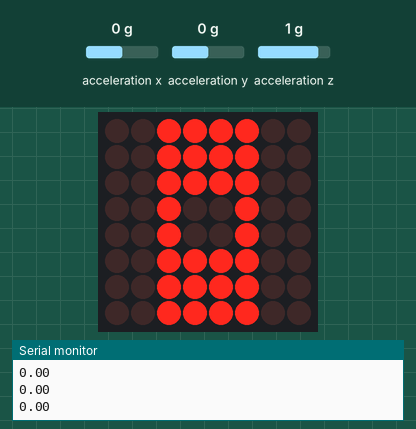
Recording of a sketch running on a simulated Arduino Uno, built with avr-gcc and run on an emulated ATmega328P. On the bench: 8×8 LED matrix, the last lines printed to the serial monitor. The test bench sets the inputs (shaded band); at power-on: acceleration x 0 g, acceleration z 1 g, acceleration y 0 g.

Above: at 1.2 s.
1.3 s: acceleration x set to -1.4 g
At 2.4 s:
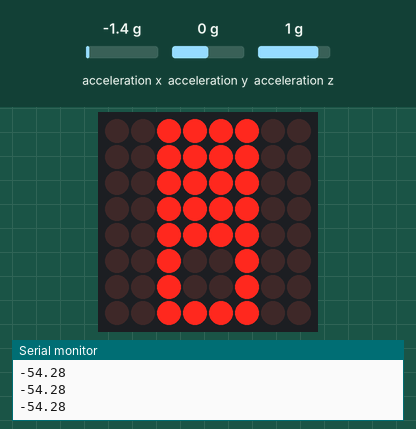
2.8 s: acceleration z set to -1.4 g
At 3.5 s:
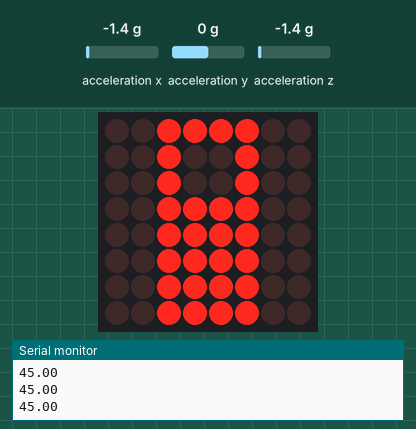
4.3 s: acceleration z set to 0 g
At 5.2 s:
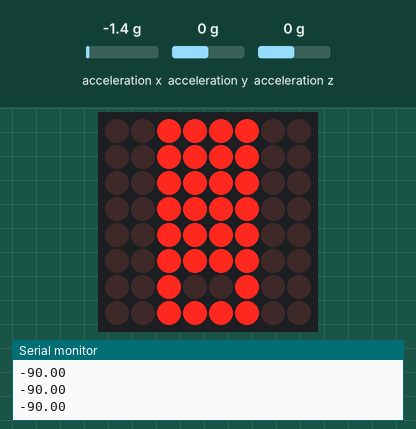
7.3 s: acceleration z set to 1.4 g
At 7.6 s:
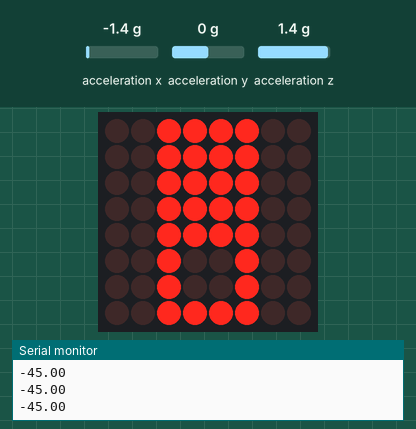
8.8 s: acceleration x set to -0.8 g
At 9.5 s:
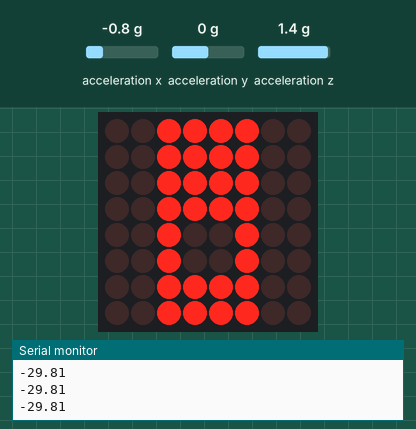
10.3 s: acceleration x set to 0.8 g
At 10.6 s:
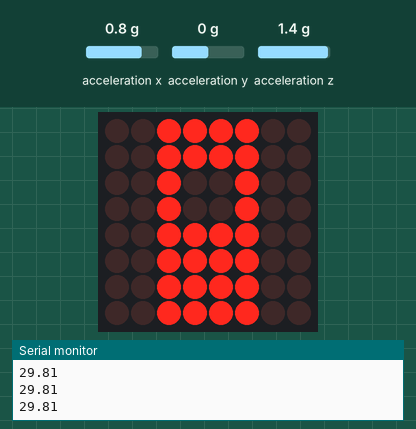
Timing chart, 0 to 12.8 s (numbered marks = the images above; inputs shaded):
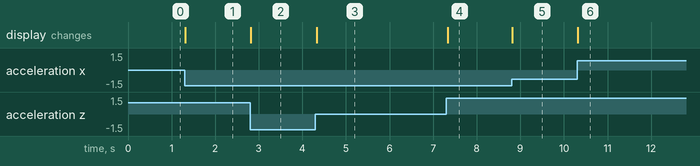

The sketch:

practica_6.ino
```cpp
 /*
 * Fundacion Kinal
 * Centro educativo tecnico laboral Kinal
 * Electronica
 * Grado: Quinto
 * Sección: A
 * Curso: Taller de electronica digital y reparación de computadoras I
 * Nombre: Diego Alejandro Culajay Gonzalez
 * CARNE: 2019485
 * Proyecto: Practica 6
*/
#include <Wire.h>
#include <SPI.h>
#include <SparkFun_ADXL345.h>
#include <LedControl.h>

#define ancho_matriz 8
#define alto_matriz 8
#define DIN_PIN 12
#define CLK_PIN 11
#define CS_PIN 10

float xg,yg,zg;
float soh;
float tilt;
float Angulo;

const byte desnivelmenos5[8] = {
  B00000000,
  B00000000,
  B11111111,
  B11111101,
  B11111101,
  B11111111,
  B00000000,
  B00000000
};

const byte desnivelmenos4[8] = {
  B00000000,
  B00000000,
  B11111111,
  B11111001,
  B11111001,
  B11111111,
  B00000000,
  B00000000
};

const byte desnivelmenos3[8] = {
  B00000000,
  B00000000,
  B11111111,
  B11111011,
  B11111011,
  B11111111,
  B00000000,
  B00000000
};

const byte desnivelmenos2[8] = {
  B00000000,
  B00000000,
  B11111111,
  B11110011,
  B11110011,
  B11111111,
  B00000000,
  B00000000
  };

const byte desnivelmenos1[8] = {
  B00000000,
  B00000000,
  B11111111,
  B11110111,
  B11110111,
  B11111111,
  B00000000,
  B00000000
  };

const byte centrado[8] = {
  B00000000,
  B00000000,
  B11111111,
  B11100111,
  B11100111,
  B11111111,
  B00000000,
  B00000000};

const byte desnivelmas1[8] = {
  B00000000,
  B00000000,
  B11111111,
  B11101111,
  B11101111,
  B11111111,
  B00000000,
  B00000000};

const byte desnivelmas2[8] = {
  B00000000,
  B00000000,
  B11111111,
  B11001111,
  B11001111,
  B11111111,
  B00000000,
  B00000000
};

const byte desnivelmas3[8] = {
  B00000000,
  B00000000,
  B11111111,
  B11011111,
  B11011111,
  B11111111,
  B00000000,
  B00000000
};

const byte desnivelmas4[8] = {
  B00000000,
  B00000000,
  B11111111,
  B10011111,
  B10011111,
  B11111111,
  B00000000,
  B00000000
};

const byte desnivelmas5[8] = {
  B00000000,
  B00000000,
  B11111111,
  B10111111,
  B10111111,
  B11111111,
  B00000000,
  B00000000
};

//Constructores
LedControl Mtriz_LED_de_Cula = LedControl(DIN_PIN,CLK_PIN,CS_PIN,1);
ADXL345 NIVEL = ADXL345();
void setup() {
   Serial.begin(9600);
   Mtriz_LED_de_Cula.shutdown(0,false);
   Mtriz_LED_de_Cula.setIntensity(0,15);
   Mtriz_LED_de_Cula.clearDisplay(0);
   NIVEL.powerOn();
   NIVEL.setRangeSetting(8);

}

void loop() {
   nivelacion();
   animacion();

}

void nivelacion(){
  int sumax = 0;
  int x, y, z;
  NIVEL.readAccel(&x, &y, &z);
     xg = x*0.0039;
     yg = y*0.0039;
     zg = z*0.0039;
     soh = xg/zg;

     tilt = atan(soh)*57.296;
}

void animacion(){
  Serial.println(tilt);
  if((abs(tilt) > 90)){
    for (int i = alto_matriz; i > 0; i--) {
    Mtriz_LED_de_Cula.setColumn(0, i, desnivelmas5[i]);
      }
    for (int i = alto_matriz; i > 0; i--) {
    Mtriz_LED_de_Cula.setColumn(0, i, desnivelmenos5[i]);
      }
  }

  if((tilt < -60) && ( tilt >= -90) ){
    for (int i = alto_matriz; i > 0; i--) {
    Mtriz_LED_de_Cula.setColumn(0, i, desnivelmenos5[i]);
      }
  }

  if((tilt < -45) && (tilt >= -60 )){
    for (int i = alto_matriz; i > 0; i--) {
    Mtriz_LED_de_Cula.setColumn(0, i, desnivelmenos4[i]);
      }
  }
  if((tilt < -30) && (tilt >= -45 )){
    for (int i = alto_matriz; i > 0; i--) {
    Mtriz_LED_de_Cula.setColumn(0, i, desnivelmenos3[i]);
      }
  }

  if((tilt < -15) && (tilt >= -30 )){
   for (int i = alto_matriz; i > 0; i--) {
    Mtriz_LED_de_Cula.setColumn(0, i, desnivelmenos2[i]);
      }
  }

  if((tilt < -5) && (tilt >= -15 )){  //Muy poco Inclinado hacia la izquierda
   for (int i = alto_matriz; i > 0; i--) {
    Mtriz_LED_de_Cula.setColumn(0, i, desnivelmenos1[i]);
      }
  }

  if(tilt >= -5 && tilt <= 5){  //Correctamente Nivelado
   for (int i = alto_matriz; i > 0; i--) {
    Mtriz_LED_de_Cula.setColumn(0, i, centrado[i]);
      }
  }

  if((tilt > 5) && (tilt <= 15 )){  //Muy poco inclinado hacia la derecha
   for (int i = alto_matriz; i > 0; i--) {
    Mtriz_LED_de_Cula.setColumn(0, i, desnivelmas1[i]);
      }
  }

  if((tilt > 15) && (tilt <= 30 )){  //Poco Inclinado hacia la izquierda
   for (int i = alto_matriz; i > 0; i--) {
    Mtriz_LED_de_Cula.setColumn(0, i, desnivelmas2[i]);
      }
  }

  if((tilt > 30) && (tilt <= 45 )){  //Muy Inclinado hacia la izquierda
   for (int i = alto_matriz; i > 0; i--) {
    Mtriz_LED_de_Cula.setColumn(0, i, desnivelmas3[i]);
      }
  }

  if((tilt > 45) && (tilt <= 60 )){  //Demasiado Inclinado hacia la izquierda
   for (int i = alto_matriz; i > 0; i--) {
    Mtriz_LED_de_Cula.setColumn(0, i, desnivelmas4[i]);
      }
  }
  if((tilt > 60) && (tilt <= 90 )){  //No valido
   for (int i = alto_matriz; i > 0; i--) {
    Mtriz_LED_de_Cula.setColumn(0, i, desnivelmas5[i]);
      }
  }
  }
```

Measured:
- after the input at 1.3 s, the display: changes at once (image 1)
- after the input at 2.8 s, the display: changes at once (image 2)
- after the input at 4.3 s, the display: changes at once (image 3)
- after the input at 7.3 s, the display: changes at once (image 4)
- after the input at 8.8 s, the display: changes at once (image 5)
- after the input at 10.3 s, the display: changes at once (image 6)
